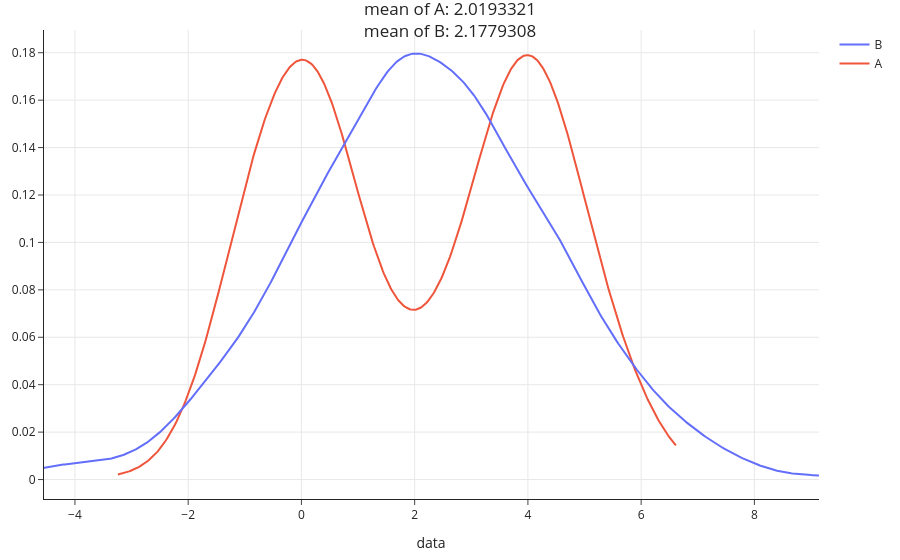

Notebook source saved alongside this figure:
### Markdown cell above
### Different distributions with the same mean

Let's generate two distributions that look very different but have the same mean.

### Code cell
np.random.seed(42) # So that we get the same results each time (for lecture).

N = 1000 # Number of samples for each distribution.

# Distribution 'A'.
a = pd.Series(np.random.normal(0, 1, size=N//2))
b = pd.Series(np.random.normal(4, 1, size=N//2))
distr1 = pd.concat([a,b], ignore_index=True)

# Distribution 'B'.
distr2 = pd.Series(np.random.normal(distr1.mean(), distr1.std(), size=N))

data = pd.concat([distr1, distr2], axis=1, keys=['A', 'B']).unstack().reset_index().drop('level_1', axis=1)
data = data.rename(columns={'level_0': 'group', 0: 'data'})

meanA, meanB = data.groupby('group')['data'].mean().round(7).tolist()
create_kde_plotly(data, 'group', 'A', 'B', 'data', f'mean of A: {meanA}<br>mean of B: {meanB}')

### Figure 1 — Plotly figure (JSON) as saved in the notebook; plotly's stock layout.template omitted (floating-point values rounded to 4 significant figures; data arrays with more than 128 entries replaced by an {"elided": "..."} marker saying what was removed)
{"data": [{"legendgroup": "A", "marker": {"color": "#ef553b"}, "mode": "lines", "name": "A", "showlegend": true, "type": "scatter", "x": {"elided": "500 float values"}, "xaxis": "x", "y": {"elided": "500 float values"}, "yaxis": "y"}, {"legendgroup": "B", "marker": {"color": "#636efb"}, "mode": "lines", "name": "B", "showlegend": true, "type": "scatter", "x": {"elided": "500 float values"}, "xaxis": "x", "y": {"elided": "500 float values"}, "yaxis": "y"}], "layout": {"barmode": "overlay", "hovermode": "closest", "legend": {"traceorder": "reversed"}, "title": {"text": "mean of A: 2.0193321<br>mean of B: 2.1779308"}, "xaxis": {"anchor": "y2", "domain": [0, 1], "title": {"text": "data"}, "zeroline": false}, "yaxis": {"anchor": "free", "domain": [0, 1], "position": 0}}}
